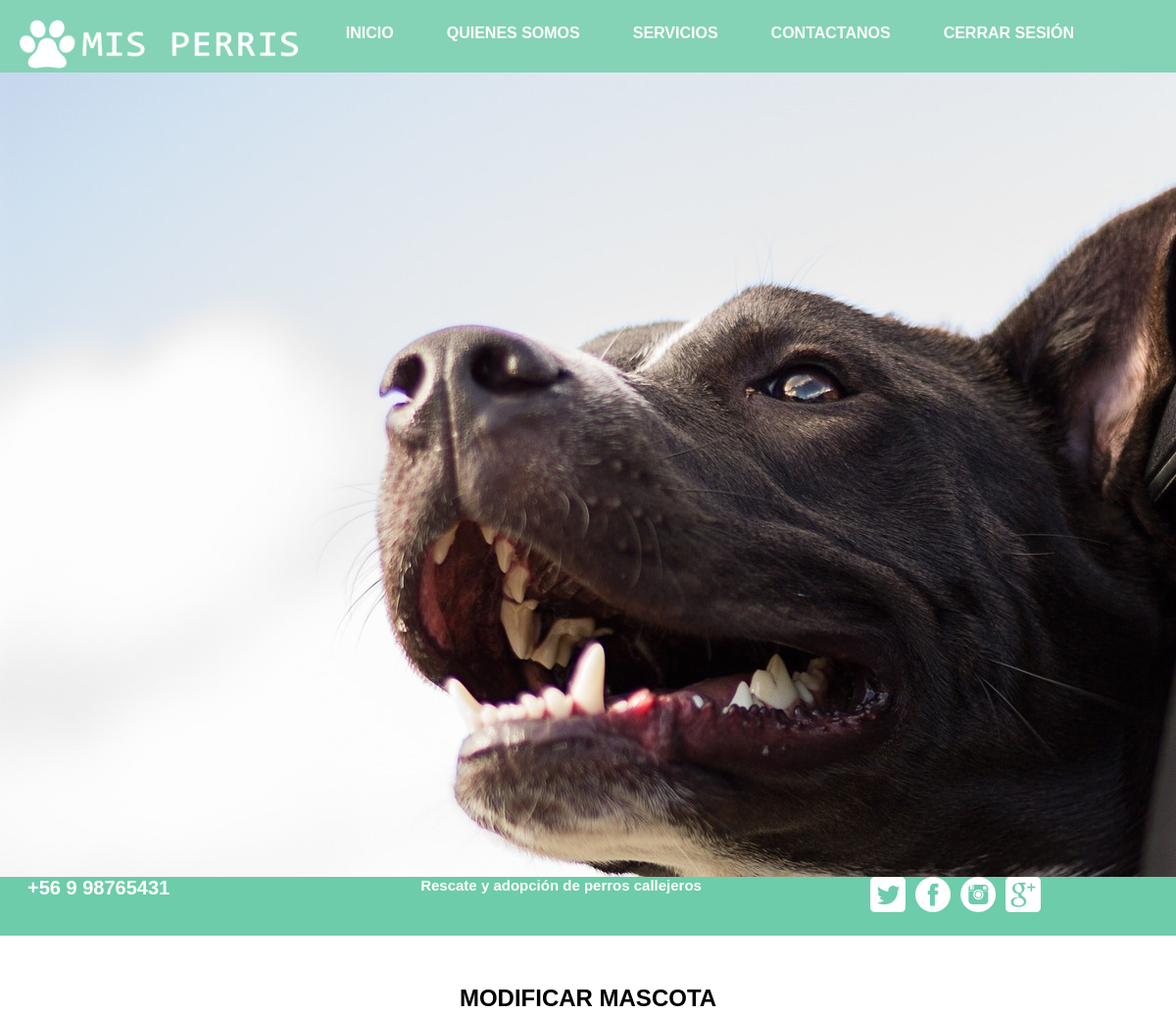
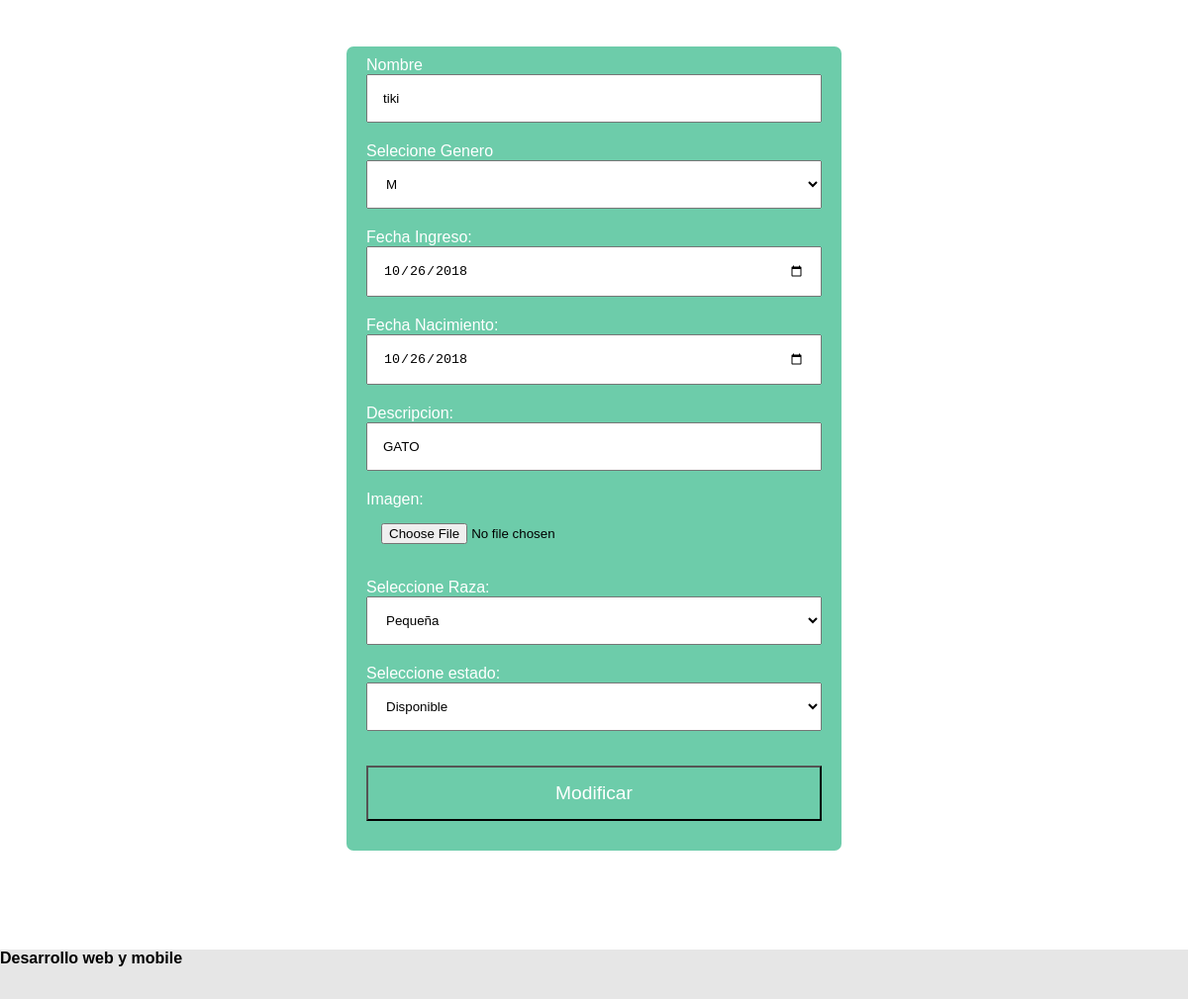
The app's page /modificar_mascota/1/ (signed in) with its own data (2 pictures, top to bottom).
### core/models.py (models this page shows, shortened)
class Mascota(models.Model):
    nombre = models.CharField(max_length=50)
    genero = models.CharField(max_length=50)
    fechaIngreso = models.DateField(max_length=10)
    fechaNacimiento = models.DateField(max_length=10)
    descripcion = models.CharField(max_length=50)
    model_pic = models.ImageField(upload_to = 'pic_folder/')
    raza = models.ForeignKey(Raza, on_delete=models.CASCADE)
    tipo = models.ForeignKey(Tipo, on_delete=models.CASCADE)
    def formato_fechaIngreso(self):
        return self.fechaIngreso.strftime("%Y-%m-%d")
    def formato_fechaNacimiento(self):
        return self.fechaNacimiento.strftime("%Y-%m-%d")
    class Meta:
        verbose_name = "Mascota"
        verbose_name_plural = "Mascotas"

class Raza(models.Model):
    raza = models.CharField(max_length=50)

class Tipo(models.Model):
    tipo = models.CharField(max_length=50)

### core/views.py (the view, shortened to what this page needs)
# urls.py: path('modificar_mascota/<id>/', modificar_mascota, name="api_modificar_mascota"),
@login_required
def modificar_mascota(request, id):
    raza = Raza.objects.all()
    tipo = Tipo.objects.all()
    mascota = Mascota.objects.get(id=id)
    variables = {
        'raza':raza,
        'tipo':tipo,
        'mascota':mascota
    }
    return render(request, 'core/modificar_mascota.html', variables)

### core/templates/core/modificar_mascota.html (shortened to what this page needs)
{% extends 'core/base.html' %}
{% load static %}
{% block contenido %}
<div class="contact-main">
        <h2 class="subhead">Modificar Mascota</h2>
<form action="" method="post"  id="formularioMascota" >
    <label for="">Nombre</label>
    <input type="text" name="nombre" id="nombre" onkeypress='return soloLetras(event)' placeholder="NOMBRE" value="{{ mascota.nombre }}">
    <label for="">Selecione Genero</label>
    <select value="{{ mascota.genero }}">
                <option>M</option>
    </select>
    <label for="">Fecha Ingreso:</label>
    <input type="date" name="fechaIngreso" id="fechaIngreso"  value="{{ mascota.formato_fechaIngreso }}">
    <label for="">Fecha Nacimiento:</label>
    <input type="date" name="fechaNacimiento" id="fechaNacimiento"  value="{{ mascota.formato_fechaNacimiento }}">
    <label for="">Descripcion:</label>
    <input type="text" name="descripcion" id="descripcion"  value="{{ mascota.descripcion }}">
    <label for="">Imagen:</label>
    <input id="id_image" type="file" class="" name="image"  value="{{ mascota.imagen }}">
    <label for="">Seleccione Raza:</label>
    <select name="cboRaza" id="cboRaza">
            {% for r in raza %}
                <option
                {% if r.id == mascota.raza.id %}
                {{ 'selected' }}
                {% endif %}
                value="{{ r.id }}">{{ r.raza }}</option>
            {% endfor %}
    </select>
    <label for="">Seleccione estado:</label>
    <select name="cboTipo" id="cboTipo">
            {% for r in tipo %}
                <option
                {% if r.id == mascota.tipo.id %}
                {{ 'selected' }}
                {% endif %}
                value="{{ r.id }}">{{ r.tipo }}</option>
            {% endfor %}
    </select>
    <input type="submit" value="Modificar" id="BOTONA">
</form>
</div>
{% endblock contenido %}

### core/static/core/css/Estilos.css (style rules this page uses)
* { margin: 0; padding: 0; }
.contenido > div { width: 100%; }
.contact-main form { width: 500px; margin: auto; background: rgba(255,255,255,20); background: #6DCCAA; padding: 10px 20px; box-sizing: border-box; margin-top: 50px; margin-bottom: 80px; border-radius: 7px; }
.contact-main input, textarea, select { width: 100%; margin-bottom: 20px; padding: 15px; box-sizing: border-box; }
.contact-main label { color: white; font-family: 'Franklin Gothic Medium', 'Arial Narrow', Arial, sans-serif; }
#BOTONA { background: #6DCCAA; color:white; margin-top: 15px; padding: 15px; font-family: 'Franklin Gothic Medium', 'Arial Narrow', Arial, sans-serif; font-size: larger; }
.subhead { font-weight: bold; font-family: 'Gill Sans', 'Gill Sans MT', Calibri, 'Trebuchet MS', sans-serif; text-transform: uppercase; color: black; margin-top: 30px; text-align: center; }

### records on screen
Mascota: nombre "tiki", genero "M", fechaIngreso "10/26/2018", fechaNacimiento "10/26/2018", descripcion "GATO", cboRaza "Pequeña", cboTipo "Disponible"
